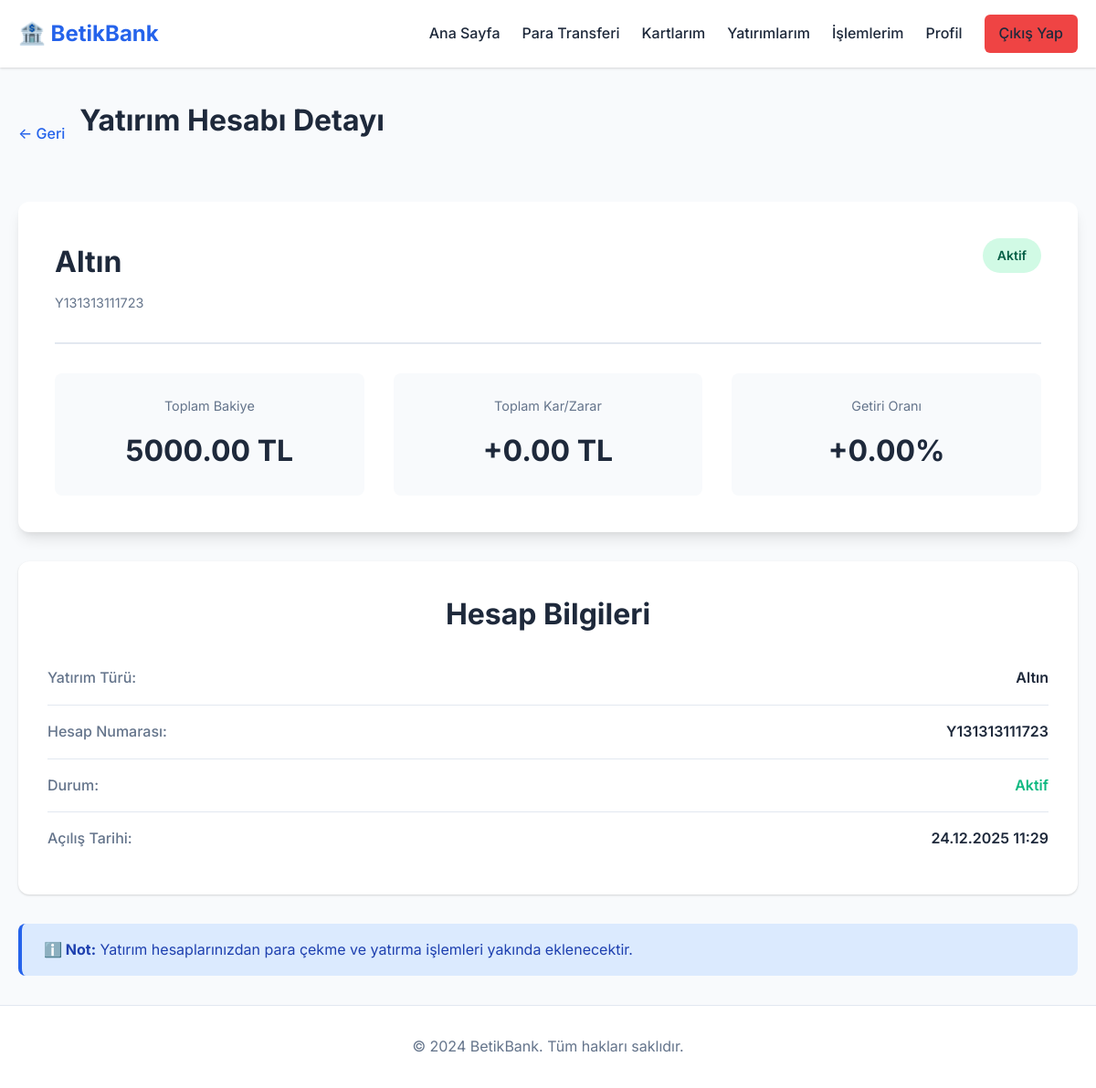
/investment/1 (signed in), run on the app's committed database.
### app.py (models this page shows)
class YatirimHesabi(db.Model):
    id = db.Column(db.Integer, primary_key=True)
    hesap_no = db.Column(db.String(16), unique=True, nullable=False)
    kullanici_id = db.Column(db.Integer, db.ForeignKey('user.id'), nullable=False)
    yatirim_turu = db.Column(db.String(50), nullable=False)  # Döviz, Altın, Borsa, Fon
    toplam_bakiye = db.Column(db.Float, default=0.0, nullable=False)
    kar_zarar = db.Column(db.Float, default=0.0)  # Toplam kar/zarar
    durum = db.Column(db.String(20), default='Aktif', nullable=False)
    created_at = db.Column(db.DateTime, default=datetime.utcnow)

### app.py (the view)
@app.route('/investment/<int:yatirim_id>')
@login_required
def investment_detail(yatirim_id):
    yatirim = YatirimHesabi.query.get_or_404(yatirim_id)
    if yatirim.kullanici_id != current_user.id:
        flash('Bu yatırım hesabına erişim yetkiniz yok.', 'error')
        return redirect(url_for('investment'))
    return render_template('investment_detail.html', yatirim=yatirim)

### app.py (called while the page is built)
@login_manager.user_loader
def load_user(user_id):
    return User.query.get(int(user_id))

### templates/investment_detail.html (shortened to what this page needs)
{% extends "base.html" %}
{% block content %}
<div class="container">
    <div class="account-detail-header">
        <a href="{{ url_for('investment') }}" class="btn-back">← Geri</a>
        <h1 class="page-title">Yatırım Hesabı Detayı</h1>
    </div>
    <div class="investment-detail-card">
        <div class="investment-detail-header">
            <div>
                <h2>{{ yatirim.yatirim_turu }}</h2>
                <p class="investment-account-number">{{ yatirim.hesap_no }}</p>
            </div>
            <span class="investment-status-badge status-{{ yatirim.durum|lower }}">{{ yatirim.durum }}</span>
        </div>
        <div class="investment-detail-body">
            <div class="investment-detail-stat">
                <span class="stat-label-large">Toplam Bakiye</span>
                <span class="stat-value-large">{{ "%.2f"|format(yatirim.toplam_bakiye) }} TL</span>
            </div>
            <div class="investment-detail-stat">
                <span class="stat-label-large">Toplam Kar/Zarar</span>
                <span class="stat-value-large {% if yatirim.kar_zarar >= 0 %}text-success{% else %}text-danger{% endif %}">
                    {% if yatirim.kar_zarar >= 0 %}+{% endif %}{{ "%.2f"|format(yatirim.kar_zarar) }} TL
                </span>
            </div>
            {% if yatirim.toplam_bakiye > 0 %}
            <div class="investment-detail-stat">
                <span class="stat-label-large">Getiri Oranı</span>
                <span class="stat-value-large {% if yatirim.kar_zarar >= 0 %}text-success{% else %}text-danger{% endif %}">
                    {% set getiri_orani = (yatirim.kar_zarar / (yatirim.toplam_bakiye - yatirim.kar_zarar) * 100) if (yatirim.toplam_bakiye - yatirim.kar_zarar) > 0 else 0 %}
                    {% if yatirim.kar_zarar >= 0 %}+{% endif %}{{ "%.2f"|format(getiri_orani) }}%
                </span>
            </div>
            {% endif %}
        </div>
    </div>
    <div class="investment-info-section">
        <h2 class="section-title">Hesap Bilgileri</h2>
        <div class="info-grid">
            <div class="info-item">
                <span class="info-label">Yatırım Türü:</span>
                <span class="info-value">{{ yatirim.yatirim_turu }}</span>
            </div>
            <div class="info-item">
                <span class="info-label">Hesap Numarası:</span>
                <span class="info-value">{{ yatirim.hesap_no }}</span>
            </div>
            <div class="info-item">
                <span class="info-label">Durum:</span>
                <span class="info-value badge-{{ yatirim.durum|lower }}">{{ yatirim.durum }}</span>
            </div>
            <div class="info-item">
                <span class="info-label">Açılış Tarihi:</span>
                <span class="info-value">{{ yatirim.created_at.strftime('%d.%m.%Y %H:%M') }}</span>
            </div>
        </div>
    </div>
    <div class="info-box">
        <strong>ℹ️ Not:</strong> Yatırım hesaplarınızdan para çekme ve yatırma işlemleri yakında eklenecektir.
    </div>
</div>
{% endblock %}

### static/css/style.css (style rules this page uses)
* { margin: 0; padding: 0; box-sizing: border-box; }
:root { --primary-color: #2563eb; --primary-hover: #1d4ed8; --secondary-color: #64748b; --success-color: #10b981; --danger-color: #ef4444; --warning-color: #f59e0b; --bg-color: #f8fafc; --card-bg: #ffffff; --text-primary: #1e293b; --text-secondary: #64748b; --border-color: #e2e8f0; --shadow: 0 1px 3px 0 rgba(0, 0, 0, 0.1), 0 1px 2px 0 rgba(0, 0, 0, 0.06); --shadow-lg: 0 10px 15px -3px rgba(0, 0, 0, 0.1), 0 4px 6px -2px rgba(0, 0, 0, 0.05); }
body { font-family: 'Inter', -apple-system, BlinkMacSystemFont, 'Segoe UI', sans-serif; background-color: var(--bg-color); color: var(--text-primary); line-height: 1.6; min-height: 100vh; display: flex; flex-direction: column; }
.container { max-width: 1200px; margin: 0 auto; padding: 0 20px; width: 100%; }
.section-title { font-size: 2rem; margin-bottom: 2rem; text-align: center; color: var(--text-primary); }
.page-title { font-size: 2rem; margin-bottom: 2rem; color: var(--text-primary); }
.text-success { color: var(--success-color); font-weight: 600; }
.account-detail-header { display: flex; align-items: center; gap: 1rem; margin-bottom: 2rem; }
.btn-back { color: var(--primary-color); text-decoration: none; font-weight: 500; transition: color 0.2s; }
.info-item { display: flex; justify-content: space-between; align-items: center; padding-bottom: 1rem; border-bottom: 1px solid var(--border-color); }
.info-item:last-child { border-bottom: none; }
.info-label { color: var(--text-secondary); font-weight: 500; }
.info-value { color: var(--text-primary); font-weight: 600; }
.badge-aktif { color: var(--success-color); font-weight: 600; }
.investment-account-number { color: var(--text-secondary); font-size: 0.9rem; }
.investment-status-badge { padding: 0.5rem 1rem; border-radius: 20px; font-weight: 600; font-size: 0.875rem; }
.status-aktif { background: #d1fae5; color: #065f46; }
.investment-detail-card { background: var(--card-bg); border-radius: 12px; box-shadow: var(--shadow-lg); padding: 2.5rem; margin-bottom: 2rem; }
.investment-detail-header { display: flex; justify-content: space-between; align-items: flex-start; margin-bottom: 2rem; padding-bottom: 2rem; border-bottom: 2px solid var(--border-color); }
.investment-detail-header h2 { font-size: 2rem; color: var(--text-primary); margin-bottom: 0.5rem; }
.investment-detail-body { display: grid; grid-template-columns: repeat(auto-fit, minmax(250px, 1fr)); gap: 2rem; }
.investment-detail-stat { text-align: center; padding: 1.5rem; background: var(--bg-color); border-radius: 8px; }
.stat-label-large { display: block; color: var(--text-secondary); font-size: 0.9rem; margin-bottom: 0.75rem; }
.stat-value-large { display: block; font-size: 2rem; font-weight: 700; color: var(--text-primary); }
.investment-info-section { background: var(--card-bg); border-radius: 12px; box-shadow: var(--shadow); padding: 2rem; margin-bottom: 2rem; }
.info-grid { display: grid; gap: 1rem; }
.info-box { background: #dbeafe; border-left: 4px solid var(--primary-color); padding: 1rem 1.5rem; border-radius: 8px; margin-top: 2rem; color: #1e40af; }

### data on the page
YatirimHesabi: yatirim_turu "Altın", hesap_no "Y131313111723", durum "Aktif", toplam_bakiye "5000.00", kar_zarar "0.00", created_at "24.12.2025 11:29"

### other printed values
{{ "%.2f"|format(getiri_orani) }} "0.00"
